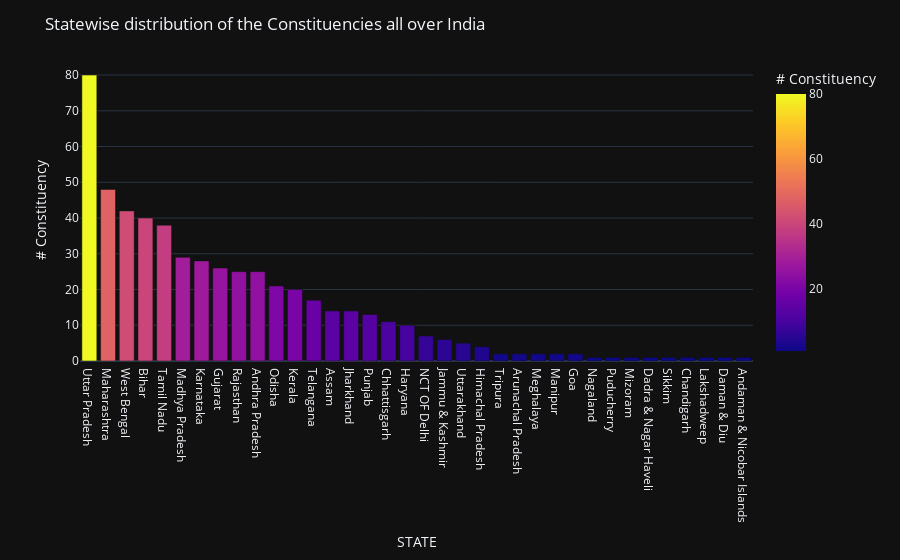

The notebook cell this image was saved under:
### Markdown cell above
# What is the distribution of Constituencies over all the states?

### Code cell
st_con=vote.groupby('STATE').apply(lambda x:x['CONSTITUENCY'].nunique()).reset_index(name='# Constituency')
shp_gdf = gpd.read_file('/kaggle/input/india-states/Igismap/Indian_States.shp')
merged = shp_gdf.set_index('st_nm').join(st_con.set_index('STATE'))
fig, ax = plt.subplots(1, figsize=(10, 10))
ax.axis('off')
ax.set_title('State-wise Distribution of Indian Constituencies',
             fontdict={'fontsize': '15', 'fontweight' : '3'})
fig = merged.plot(column='# Constituency', cmap='inferno_r',linewidth=0.5, ax=ax, edgecolor='0.2',legend=True)
st_con.sort_values(by='# Constituency',ascending=False,inplace=True)
fig2 = px.bar(st_con, x='STATE', y='# Constituency',
                     color='# Constituency',
             labels={'pop':'Constituencies of India'})
fig2.update_layout(title_text='Statewise distribution of the Constituencies all over India',template='plotly_dark')
fig2.show()

### Figure 1 — Plotly figure (JSON) as saved in the notebook; plotly's stock layout.template omitted (floating-point values rounded to 4 significant figures)
{"data": [{"alignmentgroup": "True", "hovertemplate": "STATE=%{x}<br># Constituency=%{marker.color}<extra></extra>", "legendgroup": "", "marker": {"color": [80, 48, 42, 40, 38, 29, 28, 26, 25, 25, 21, 20, 17, 14, 14, 13, 11, 10, 7, 6, 5, 4, 2, 2, 2, 2, 2, 1, 1, 1, 1, 1, 1, 1, 1, 1], "coloraxis": "coloraxis"}, "name": "", "offsetgroup": "", "orientation": "v", "showlegend": false, "textposition": "auto", "type": "bar", "x": ["Uttar Pradesh", "Maharashtra", "West Bengal", "Bihar", "Tamil Nadu", "Madhya Pradesh", "Karnataka", "Gujarat", "Rajasthan", "Andhra Pradesh", "Odisha", "Kerala", "Telangana", "Assam", "Jharkhand", "Punjab", "Chhattisgarh", "Haryana", "NCT OF Delhi", "Jammu & Kashmir", "Uttarakhand", "Himachal Pradesh", "Tripura", "Arunachal Pradesh", "Meghalaya", "Manipur", "Goa", "Nagaland", "Puducherry", "Mizoram", "Dadra & Nagar Haveli", "Sikkim", "Chandigarh", "Lakshadweep", "Daman & Diu", "Andaman & Nicobar Islands"], "xaxis": "x", "y": [80, 48, 42, 40, 38, 29, 28, 26, 25, 25, 21, 20, 17, 14, 14, 13, 11, 10, 7, 6, 5, 4, 2, 2, 2, 2, 2, 1, 1, 1, 1, 1, 1, 1, 1, 1], "yaxis": "y"}], "layout": {"barmode": "relative", "coloraxis": {"colorbar": {"title": {"text": "# Constituency"}}, "colorscale": [[0.0, "#0d0887"], [0.1111, "#46039f"], [0.2222, "#7201a8"], [0.3333, "#9c179e"], [0.4444, "#bd3786"], [0.5556, "#d8576b"], [0.6667, "#ed7953"], [0.7778, "#fb9f3a"], [0.8889, "#fdca26"], [1.0, "#f0f921"]]}, "legend": {"tracegroupgap": 0}, "margin": {"t": 60}, "title": {"text": "Statewise distribution of the Constituencies all over India"}, "xaxis": {"anchor": "y", "domain": [0.0, 1.0], "title": {"text": "STATE"}}, "yaxis": {"anchor": "x", "domain": [0.0, 1.0], "title": {"text": "# Constituency"}}}}
